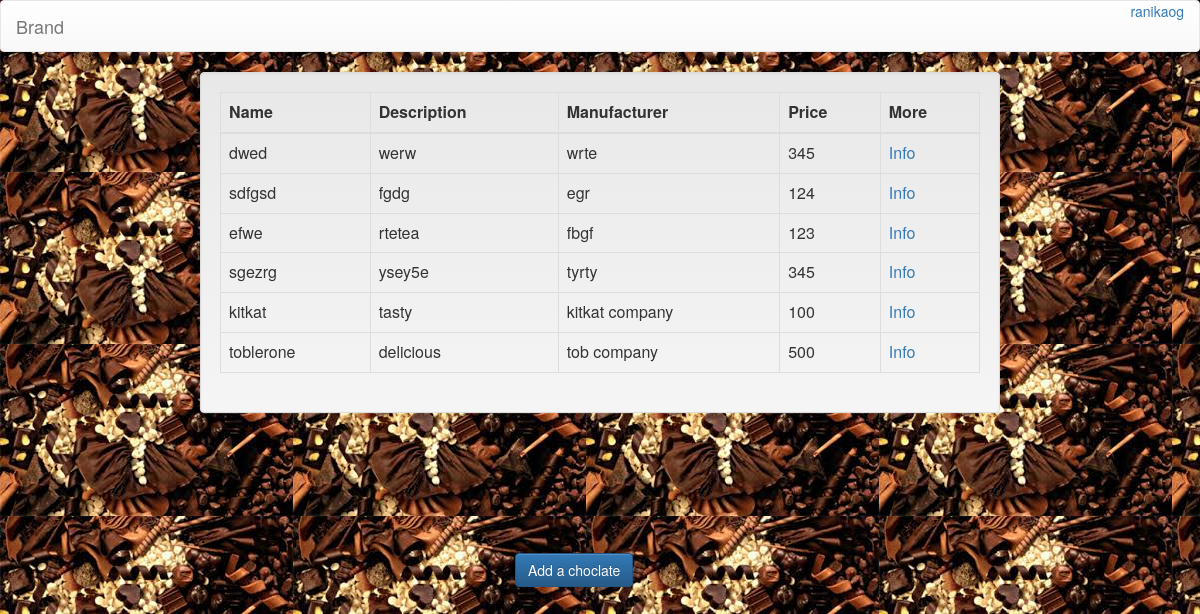
Screenshot of / (signed in) with the database file from the repository.
### register/models.py (models this page shows, shortened)
class User(AbstractBaseUser):
    user_id = models.AutoField(primary_key=True)
    user_first_name = models.CharField(_('First Name'), max_length=32, blank=True, null=True,
                                  validators=[RegexValidator(regex='^[A-Za-z]*$')])
    user_last_name = models.CharField(_('Last Name'), max_length=32, blank=True, null=True,
                                    validators=[RegexValidator(regex='^[A-Za-z]*$')])
    email = models.EmailField(_('Email'), db_index=True, unique=True)
    user_dob = models.DateField(_('Birth Date'), blank=True, null=True)
    user_gender = models.CharField(_('Gender'), max_length=1, choices=GENDER, blank=True, null=True)
    user_github = models.CharField(_('Github Profile'),max_length=100,blank=True )
    user_linkedin = models.CharField(_('Linkedin Profile'),max_length=100,blank=True )
    user_bio = models.CharField(_('Short Bio'), max_length=1000,blank=True )
    user_occupation = models.CharField(_('Occupation'), max_length=100,blank=True )
    user_nationality = models.CharField(_('Nationality'), max_length=100,blank=True )
    date_joined = models.DateTimeField(auto_now_add=True)
    username = models.CharField(_('username'), max_length=32, blank=False, unique=True)
    is_active = models.BooleanField(default=True)
    is_admin = models.BooleanField(default=False)
    objects = MyUserManager()
    USERNAME_FIELD = 'email'
    REQUIRED_FIELDS = ['username']

class Chocolate(models.Model):
    id = models.AutoField(primary_key=True)
    name = models.CharField(_('Chocolate Name'),max_length=100,blank=True )
    description = models.CharField(_('Chocolate Description'),max_length=1000,blank=True )
    manufacturer = models.CharField(_('Chocolate Manufacturer'),max_length=100,blank=True )
    price = models.IntegerField(_('Chocolate Price'),
                                 validators=[MaxValueValidator(1000), MinValueValidator(0)],
                                 help_text=_('4 digits maximum'), blank=True, null=True)

### register/views.py (the view)
# urls.py: 2. Add a URL to urlpatterns:  url(r'^$', Home.as_view(), name='home')
class Home(ListView):
      template_name = "index.html"
      def get_queryset(self):
          return Chocolate.objects.all()

### register/templates/index.html
{% extends "base.html" %}
{% load staticfiles %}
{% block body %}
<div class="col-md-8 col-md-offset-2 well">
<table class="table table-hover table-bordered table-responsive">
    <thead>
    <tr>
        <th>
            Name
        </th>
        <th>
            Description
        </th>
        <th>
            Manufacturer
        </th>
        <th>
            Price
        </th>
           <th>
            More
        </th>
    </tr>
    </thead>
    <tbody>
    {% for item in object_list %}
        <tr>
            <td> {{ item.name }} </td>
            <td> {{ item.description }}</td>
            <td> {{ item.manufacturer }}</td>
            <td> {{ item.price }}</td>
            <td> <a href="{% url 'chocolate_info' item.id %}">Info</a> </td>
        </tr>
    {% endfor %}
    </tbody>
</table>
</div>
/
{% if user.is_anonymous %}
   nothing here
{% else %}
<div class="col-md-6 col-md-offset-5" style="padding-top: 10%;">
  <a href="{% url 'add_chocolate' %}">
      <button class="btn btn-primary">Add a choclate</button>
  </a>
</div>
{% endif %}
{% endblock body %}

### register/templates/navbar.html (shortened to what this page needs)
<nav class="navbar navbar-default">
  <div class="container-fluid">
    <div class="navbar-header">
      <a class="navbar-brand" href="#">Brand</a>
    </div>
<div class="collapse navbar-collapse" id="bs-example-navbar-collapse-1">
           <ul class="nav navbar-nav navbar-right" id="home_nav">
               {% if user.is_anonymous %}
                   <li class="dropdown">
                       <a href="#" class="dropdown-toggle" data-toggle="dropdown" role="button" aria-haspopup="true" aria-expanded="false">JOIN<span class="caret"></span></a>
                       <ul class="dropdown-menu">
                           <li><a href="{% url 'login' %}">Login</a></li>
                           <li><a href="{% url 'register_user' %}">Sign up</a></li>                        </ul>
                   </li>                {% else %}
                   <li>
                       <div class="btn-group">
                           <a class="btn-new btn-nav btn-white" data-toggle="dropdown">
                               {% if request.user.user_first_name %}
                                   {{ request.user.user_first_name }}
                               {% elif request.user.username %}
                                   {{ request.user.username }}
                               {% else %}
                                   {{ request.user.email }}
                               {% endif %}
                           </a>
                       </div>
                   </li>
               {% endif %}
           </ul>
       </div>
   </div>
</nav>

### rows the page displays
User: user.user_first_name "ranikaog"
Chocolate: name "dwed", description "werw", manufacturer "wrte", price "345"
Chocolate: name "sdfgsd", description "fgdg", manufacturer "egr", price "124"
Chocolate: name "efwe", description "rtetea", manufacturer "fbgf", price "123"
Chocolate: name "sgezrg", description "ysey5e", manufacturer "tyrty", price "345"
Chocolate: name "kitkat", description "tasty", manufacturer "kitkat company", price "100"
Chocolate: name "toblerone", description "delicious", manufacturer "tob company", price "500"
